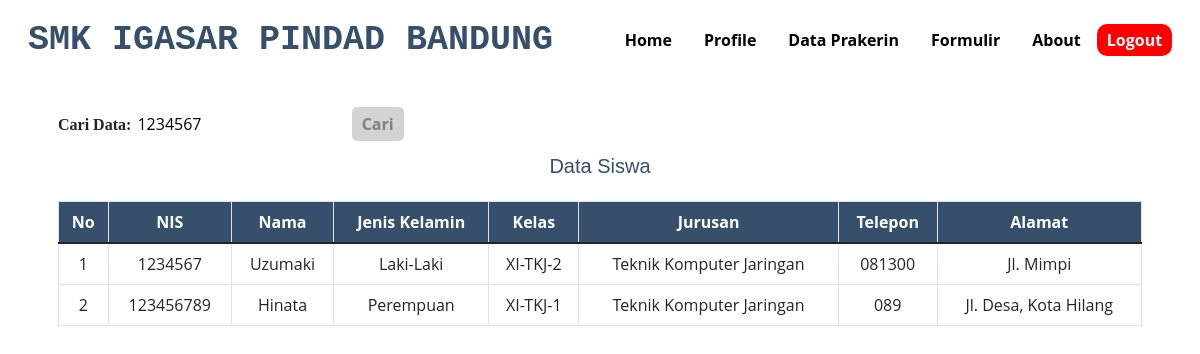
/admin/siswa.php?cari=1234567, run on the app's committed database.
### tables this page shows
CREATE TABLE `siswa` (
  `id` int(10) NOT NULL,
  `nis` varchar(25) NOT NULL,
  `nama` varchar(30) NOT NULL,
  `jenis_kl` varchar(20) NOT NULL,
  `kelas` varchar(10) NOT NULL,
  `jurusan` varchar(30) NOT NULL,
  `tel` varchar(20) NOT NULL,
  `alamat` varchar(255) NOT NULL,
  `nama_inst` varchar(50) NOT NULL,
  `bidang` varchar(30) NOT NULL,
  `alamat_inst` varchar(255) NOT NULL,
  `tel_inst` varchar(20) NOT NULL
);

### admin/siswa.php (the view, shortened to what this page needs)
<?php
include '../koneksi.php';
?>
<!DOCTYPE html>
<html lang="en">
<head>
    <link rel="stylesheet" type="text/css" href="../bootstrap-5.1.3-dist/css/bootstrap.min.css">
    <link rel="stylesheet" type="text/css" href="../fontawesome-free-5.15.0-web/css/all.min.css">
    <link rel="stylesheet" type="text/css" href="../asset/style.css?v2">
</head>
<body>
<header>
        <nav>
        <div class="logo">SMK IGASAR PINDAD BANDUNG</div>
        <div class="wrapper">
            <div class="menu">
            <ul>
                    <li><a href="utama.php">Home</a></li>
                    <li><a href="profile.php">Profile</a></li>
                    <li><a href="dataprakerin.php">Data Prakerin</a></li>
                    <li><a href="formulir.php">Formulir</a></li>
                    <li><a href="about.php">About</a></li>
                    <li><a href="logout.php" style="color: white; background-color: red; border-radius: 10px; font-weight: bold; border: none; margin-top: 20px; padding: 5px 10px 5px 10px;">Logout</a></li>
                </ul>
            </div>
        </div>
    </nav>
</header>
<div class="container">
<article class="card-body"><form method="GET" action="siswa.php" style="text-align: left;">
		<label style="font-family: Trebuchet MS; font-weight: bold;">Cari Data:</label>
		<input type="text" style="border: none; border-radius: 10px; padding:2px;" name="cari" placeholder="Masukkan NIS" value="<?php if(isset($_GET['cari'])) { echo $_GET['cari']; } ?>" />
		<button type="submit" style="color: grey; background-color: lightgrey; border-radius: 5px; font-weight:
        bold; border: none; margin-top: 10px; padding: 5px 10px 5px 10px;"
        value="cari">Cari</button>
</form>
    <h2>Data Siswa</h2>
<table class="table table-bordered">
<thead>
    <tr>
        <th>No</th>
        <th>NIS</th>
        <th>Nama</th>
        <th>Jenis Kelamin</th>
        <th>Kelas</th>
        <th>Jurusan</th>
        <th>Telepon</th>
        <th>Alamat</th>
    </tr>
</thead>
<tbody>
    <?php
    $sql = mysqli_query($conn, "SELECT * FROM siswa ORDER BY nis DESC") or die(mysqli_error($conn));
        $no = 1;
        if(isset($_GET['cari'])){
            $sql = mysqli_query($conn, "SELECT * FROM siswa WHERE nis like '%".$_GET['cari']."%'");
          }
        while($data = mysqli_fetch_assoc($sql))
        {
           { echo '
            <tr>
            <td>'.$no.'</td>
            <td>'.$data['nis'].'</td>
            <td>'.$data['nama'].'</td>
            <td>'.$data['jenis_kl'].'</td>
            <td>'.$data['kelas'].'</td>
            <td>'.$data['jurusan'].'</td>
            <td>'.$data['tel'].'</td>
            <td>'.$data['alamat'].'</td>
            ';
            $no++;
        }}
    ?>
    </tbody>
</article>
</div>
</body>
</html>

### asset/style.css (style rules this page uses)
* { text-decoration: none; margin: 0px; padding: 0px; }
body { margin: 0px; padding: 0px; font-family: 'Open Sans',sans-serif; background-image: url("../asset/gambar/5.jpg"); background-size: cover; background-repeat: no-repeat; background-attachment: fixed; }
.logo { font-size: 35px; font-weight: 800; float: left; font-family: courier; color:#364f6b; margin: auto; text-align: center; }
.wrapper { width: auto; margin: auto; position: relative; }
.menu { float: right; }
nav { width: 100%; margin: auto; display: flex; line-height: 80px; position: relative; top: 0; z-index: 1; border-bottom:1px solid #ffffff; }
nav ul { list-style-type: none; margin: 0; padding: 0; overflow: hidden; }
nav ul li { float: left; }
nav ul li a { color: rgb(0, 0, 0); font-weight: bold; text-align: center; padding: 0px 16px 0px 16px; text-decoration: none; }
h2 { font-family: 'Trebuchet MS', 'Lucida Sans Unicode', 'Lucida Grande', 'Lucida Sans', Arial, sans-serif; font-size: 20px; text-align: center; margin-bottom: 10px; color: #364f6b; width: 100%; line-height: 50px; }
* { box-sizing: border-box; }
header { display: inline; }
.table { text-align: center; background-color: rgb(255, 255, 255); }
thead { color: white; background-color: #364f6b; }

### data on the page
siswa: nis "1234567", nama "Uzumaki", jenis_kl "Laki-Laki", kelas "XI-TKJ-2", jurusan "Teknik Komputer Jaringan", tel "081300", alamat "Jl. Mimpi"
siswa: nis "123456789", nama "Hinata", jenis_kl "Perempuan", kelas "XI-TKJ-1", jurusan "Teknik Komputer Jaringan", tel "089", alamat "Jl. Desa, Kota Hilang"
